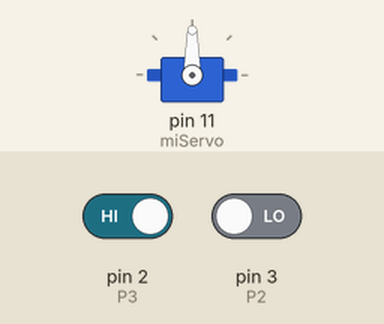
The sketch below on a simulated Arduino Uno, built with avr-gcc and run on an emulated ATmega328P. Shown: servo. The test bench sets the inputs (shaded band); at power-on: pin 2 (P3) HIGH, pin 3 (P2) LOW.

Above: at 1.2 s.
1.3 s: pin 2 (P3) driven LOW
At 2.2 s:
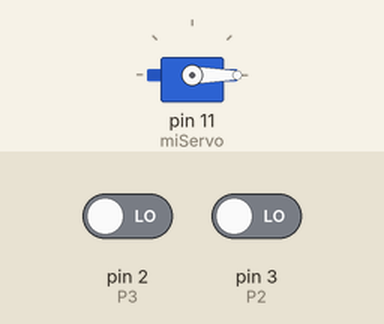
Timing chart, 0 to 4.3 s (numbered marks = the images above; inputs shaded):
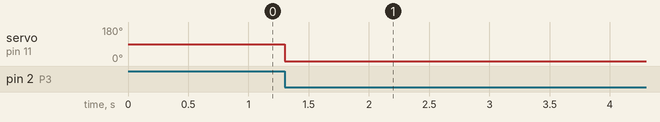

The sketch:

estacionamiento_version_infrarrojos_1.ino
```cpp
#include <Servo.h>

int num = 0;
int estadoBoton2 = 0;
int estadoAnteriorBoton2 = 0;
int P2 = 3; // Pin para el sensor de infrarrojos
int P3 = 2; // Pin para el sensor de infrarrojos adicional
unsigned long ultimoTiempo = 0; // Variable para almacenar el último tiempo registrado

Servo miServo;

void setup() {
  Serial.begin(9600);
  pinMode(P2, INPUT);
  pinMode(P3, INPUT);
  miServo.attach(11); // Pin del servomotor
}

void loop() {
  estadoBoton2 = digitalRead(P2);
  int estadoSensorAdicional = digitalRead(P3);

  if (estadoBoton2 != estadoAnteriorBoton2) { // Si hay un cambio de estado en el sensor infrarrojo
    delay(50); // Pequeño retraso para evitar el rebote
    if (estadoBoton2 == HIGH && millis() - ultimoTiempo > 5000) { // Si el sensor detecta un objeto y han pasado 5 segundos desde la última detección
      num = num + 1; // Incrementar el número
      if (num >= 10) {
        num = 0;
      }
      miServo.write(90); // Girar el servomotor a 90 grados
      ultimoTiempo = millis(); // Actualizar el tiempo registrado
    }
  }

  if (estadoSensorAdicional == LOW) { // Si el sensor adicional no detecta nada
    miServo.write(0); // Volver el servomotor a su posición original (0 grados)
  }

  estadoAnteriorBoton2 = estadoBoton2;

  delay(50);
}
```

Measured:
- after the input at 1.3 s, servo on pin 11 (miServo): 90° → 0° at once
